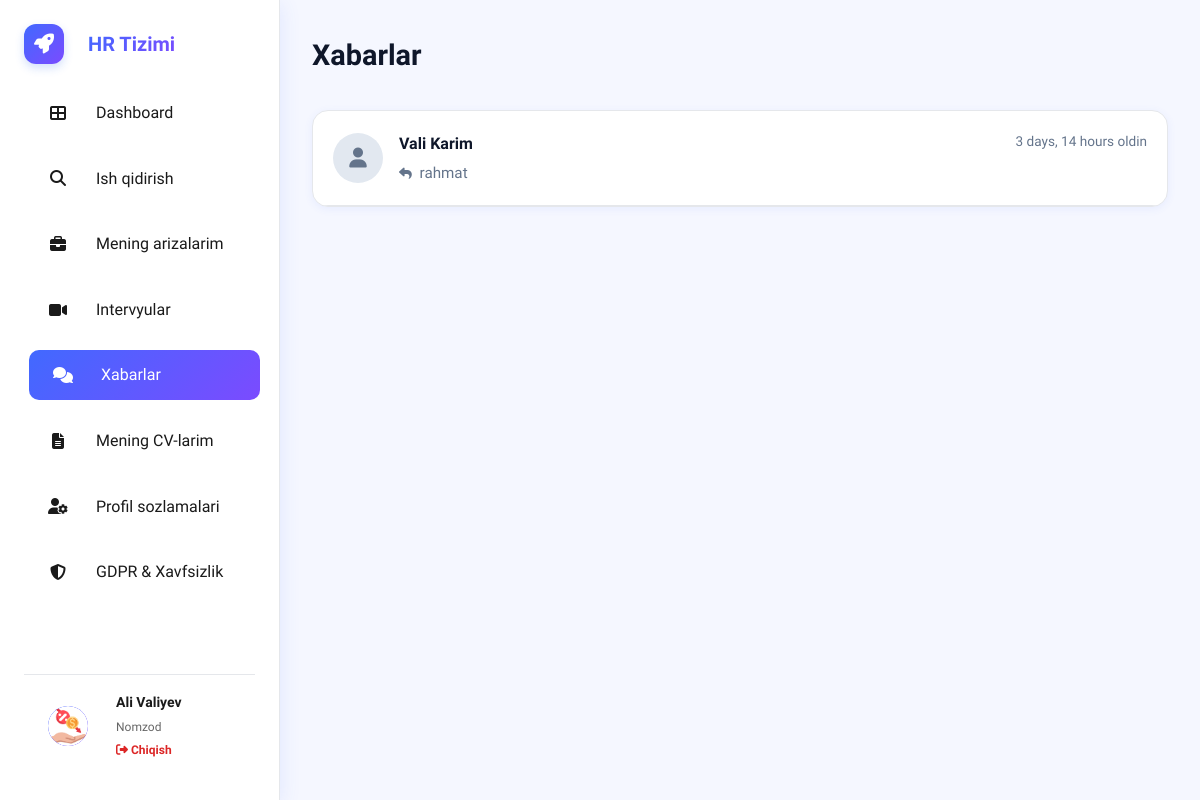
The app's page /candidate/inbox/ (signed in), older data.
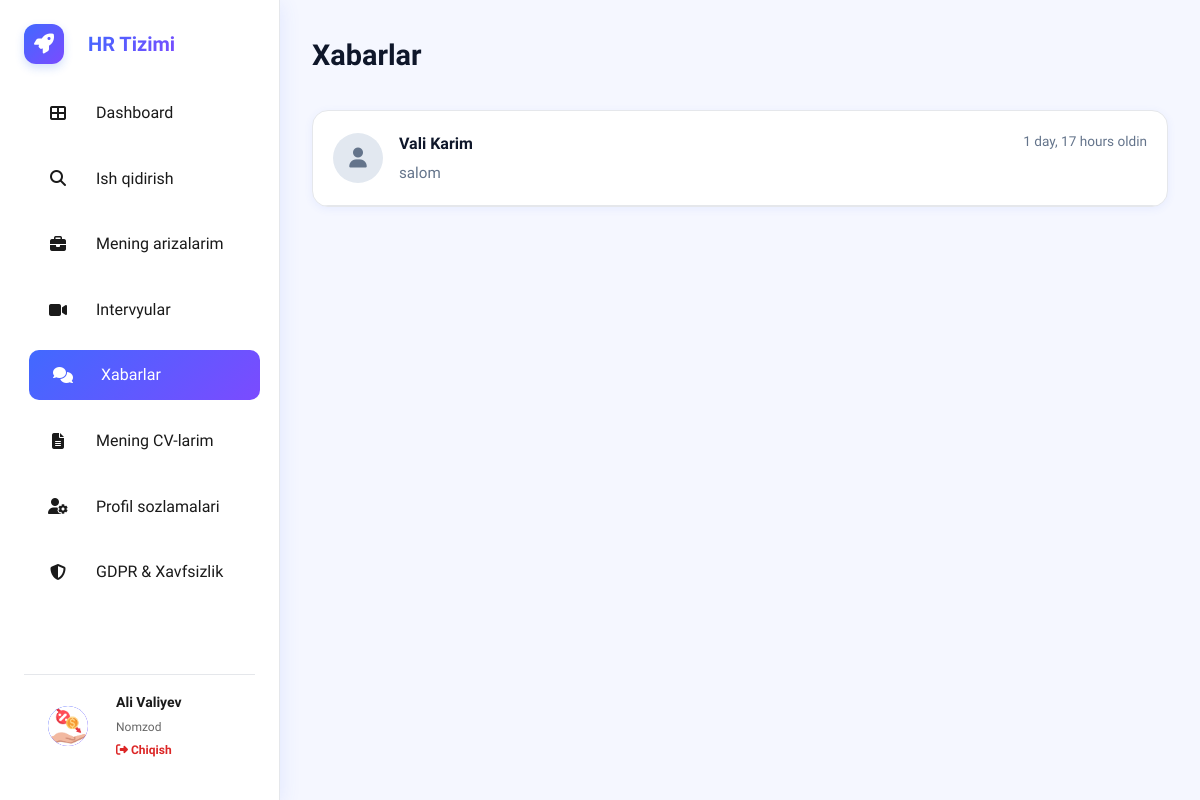
The same page, newer data.
### hr_bolim/models.py (models this page shows, shortened)
class User(AbstractUser):
    ROLE_CHOICES = (
        ("candidate","Ish izlovchi"),
        ("employer","Ish beruvchi"),
        ("admin","Admin")
    )
    role = models.CharField(max_length=20,choices=ROLE_CHOICES, default='candidate')
    phone = models.CharField(max_length=20,blank=True,null=True)
    consent_given = models.BooleanField(default=False)
    consent_date = models.DateTimeField(blank=True,null=True)
    consent_policy_version = models.CharField(max_length=10,blank=True,null=True)
    data_retention_until = models.DateTimeField(blank=True,null=True)
    is_delete = models.BooleanField(default=False)
    created_at = models.DateTimeField(auto_now_add=True)
    update_at = models.DateTimeField(auto_now=True)
    is_staff = models.BooleanField(default=False)
    is_superuser = models.BooleanField(default=False)

class Message(models.Model):
    sender = models.ForeignKey(User, on_delete=models.CASCADE, related_name='sent_messages')
    recipient = models.ForeignKey(User, on_delete=models.CASCADE, related_name='received_messages')
    content = models.TextField(blank=True)
    attachment = models.FileField(upload_to='messages/', blank=True, null=True)
    is_read = models.BooleanField(default=False)
    timestamp = models.DateTimeField(auto_now_add=True)

### hr_bolim/views.py (the view)
# urls.py: path('candidate/inbox/', inbox, name='inbox'),
@login_required
def inbox(request):
    sent_to = Message.objects.filter(sender=request.user).values_list('recipient', flat=True)
    received_from = Message.objects.filter(recipient=request.user).values_list('sender', flat=True)
    user_ids = set(list(sent_to) + list(received_from))
    conversations = []
    for user_id in user_ids:
        other_user = User.objects.get(id=user_id)
        last_msg = Message.objects.filter(
            Q(sender=request.user, recipient=other_user) |
            Q(sender=other_user, recipient=request.user)
        ).order_by('-timestamp').first()
        conversations.append({
            'user': other_user,
            'last_message': last_msg
        })
    conversations.sort(key=lambda x: x['last_message'].timestamp, reverse=True)
    return render(request, 'hr_bolim/candidate/inbox.html', {'conversations': conversations})

### hr_bolim/templates/hr_bolim/candidate/inbox.html (shortened to what this page needs)
{% extends 'hr_bolim/candidate/base_candidate.html' %}
{% block content %}
<div class="page-header" style="margin-bottom: 2rem;">
    <h1 style="font-size: 1.8rem; font-weight: 700; color: var(--dark);">Xabarlar</h1>
</div>
<div class="card" style="padding: 0; overflow: hidden;">
    {% if conversations %}
        <div class="conversation-list">
            {% for chat in conversations %}
            <a href="{% url 'chat_detail' chat.user.id %}" class="conversation-item" style="display: flex; align-items: center; gap: 1rem; padding: 1.25rem; border-bottom: 1px solid var(--border); text-decoration: none; color: inherit; transition: background 0.2s;">
                <div style="width: 50px; height: 50px; background: #e2e8f0; border-radius: 50%; display: flex; align-items: center; justify-content: center; font-size: 1.25rem; color: var(--secondary);">
                    <i class="fas fa-user"></i>
                </div>
                <div style="flex: 1;">
                    <div style="display: flex; justify-content: space-between; margin-bottom: 0.25rem;">
                        <h4 style="font-weight: 600; color: var(--dark);">
                            {{ chat.user.get_full_name|default:chat.user.username }}
                        </h4>
                        <span style="font-size: 0.85rem; color: var(--secondary);">
                            {{ chat.last_message.timestamp|timesince }} oldin
                        </span>
                    </div>
                    <p style="color: var(--text-secondary); font-size: 0.95rem; white-space: nowrap; overflow: hidden; text-overflow: ellipsis; max-width: 90%;">
                        {% if chat.last_message.sender == request.user %}
                            <i class="fas fa-reply" style="font-size: 0.8rem; margin-right: 0.25rem;"></i>
                        {% endif %}
                        {{ chat.last_message.content }}
                    </p>
                </div>
            </a>
            {% endfor %}
        </div>
    {% endif %}
</div>
{% endblock %}

Row changes from the older to the newer data that the page shows:
changed User "Vali Karim": last_message.timestamp "3 days, 14 hours" → "1 day, 17 hours"; last_message.content "rahmat" → "salom"
